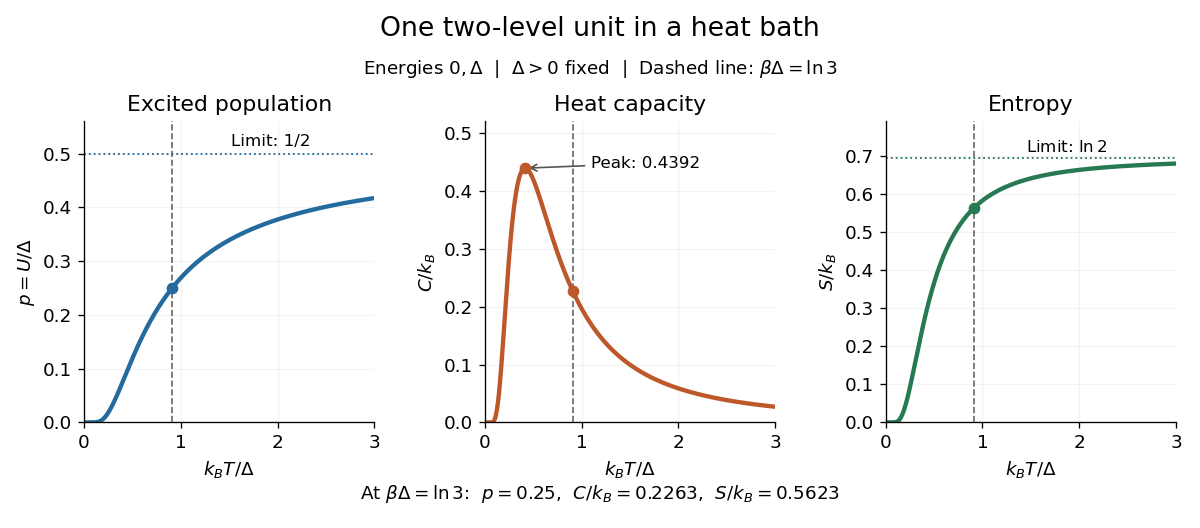

This figure's Python source:
"""Plot the exact thermal response of one nondegenerate two-level unit.

Build with: make _media/two-level-thermal-response.png
Writes the same-basename, opaque white PNG to the current working directory.
Tested with Python 3.14.4, NumPy 2.3.5, Matplotlib 3.10.7.
"""

from pathlib import Path

import matplotlib.pyplot as plt
import numpy as np


def response(theta):
    """Return excited probability, C/k_B and S/k_B for theta=k_B T/Delta."""
    x = 1.0 / np.asarray(theta)
    weight = np.exp(-x)
    p = weight / (1.0 + weight)
    heat = x * x * p * (1.0 - p)
    entropy = np.log1p(weight) + x * p
    return p, heat, entropy


def main():
    theta = np.linspace(0.025, 3.0, 1500)
    p, heat, entropy = response(theta)
    x_example = np.log(3.0)
    theta_example = 1.0 / x_example
    p0, c0, s0 = response(theta_example)
    assert np.isclose(p0, 0.25)
    assert np.isclose(c0, 3.0 * x_example**2 / 16.0)
    assert np.isclose(s0, -0.75 * np.log(0.75) - 0.25 * np.log(0.25))

    # At the maximum, x*tanh(x/2)=2. Bisection uses only NumPy/stdlib.
    low, high = 2.0, 3.0
    for _ in range(60):
        mid = (low + high) / 2.0
        if mid * np.tanh(mid / 2.0) < 2.0:
            low = mid
        else:
            high = mid
    theta_peak = 2.0 / (low + high)
    _, heat_peak, _ = response(theta_peak)
    assert np.isclose(theta_peak, 0.4167782798)
    assert np.isclose(heat_peak, 0.4392288399)

    plt.rcParams.update({"font.size": 11, "figure.facecolor": "white",
                         "axes.facecolor": "white", "savefig.facecolor": "white",
                         "axes.spines.top": False, "axes.spines.right": False})
    fig, axes = plt.subplots(1, 3, figsize=(10.0, 4.4), dpi=120)
    fig.subplots_adjust(left=0.07, right=0.98, bottom=0.20, top=0.77, wspace=0.38)
    fig.suptitle("One two-level unit in a heat bath", fontsize=16, y=0.97)
    fig.text(0.5, 0.86, r"Energies $0,\Delta$  |  $\Delta>0$ fixed  |  Dashed line: $\beta\Delta=\ln 3$",
             ha="center")
    curves = [(p, p0, "#236a9e", r"$p=U/\Delta$", "Excited population", 0.56),
              (heat, c0, "#bd582b", r"$C/k_B$", "Heat capacity", 0.52),
              (entropy, s0, "#277953", r"$S/k_B$", "Entropy", 0.79)]
    for ax, (values, value0, color, ylabel, title, ymax) in zip(axes, curves):
        ax.plot(theta, values, lw=2.6, color=color)
        ax.axvline(theta_example, color="#666666", lw=1, ls="--")
        ax.scatter([theta_example], [value0], color=color, zorder=4)
        ax.set(xlim=(0, 3), ylim=(0, ymax), xlabel=r"$k_B T/\Delta$",
               ylabel=ylabel, title=title)
        ax.grid(alpha=0.15)
    axes[0].axhline(0.5, lw=1.1, ls=":", color="#236a9e")
    axes[0].text(1.52, 0.515, "Limit: 1/2", fontsize=10)
    axes[1].scatter([theta_peak], [heat_peak], color="#bd582b", zorder=4)
    axes[1].annotate("Peak: 0.4392", (theta_peak, heat_peak), xytext=(1.1, 0.44),
                     fontsize=10, arrowprops={"arrowstyle": "->", "color": "#555555"})
    axes[2].axhline(np.log(2), lw=1.1, ls=":", color="#277953")
    axes[2].text(1.45, 0.71, r"Limit: $\ln 2$", fontsize=10)
    fig.text(0.5, 0.055, r"At $\beta\Delta=\ln 3$:  $p=0.25$,  $C/k_B=0.2263$,  $S/k_B=0.5623$",
             ha="center", fontsize=11)
    fig.savefig(Path.cwd() / "two-level-thermal-response.png", facecolor="white", transparent=False)
    plt.close(fig)


if __name__ == "__main__":
    main()
